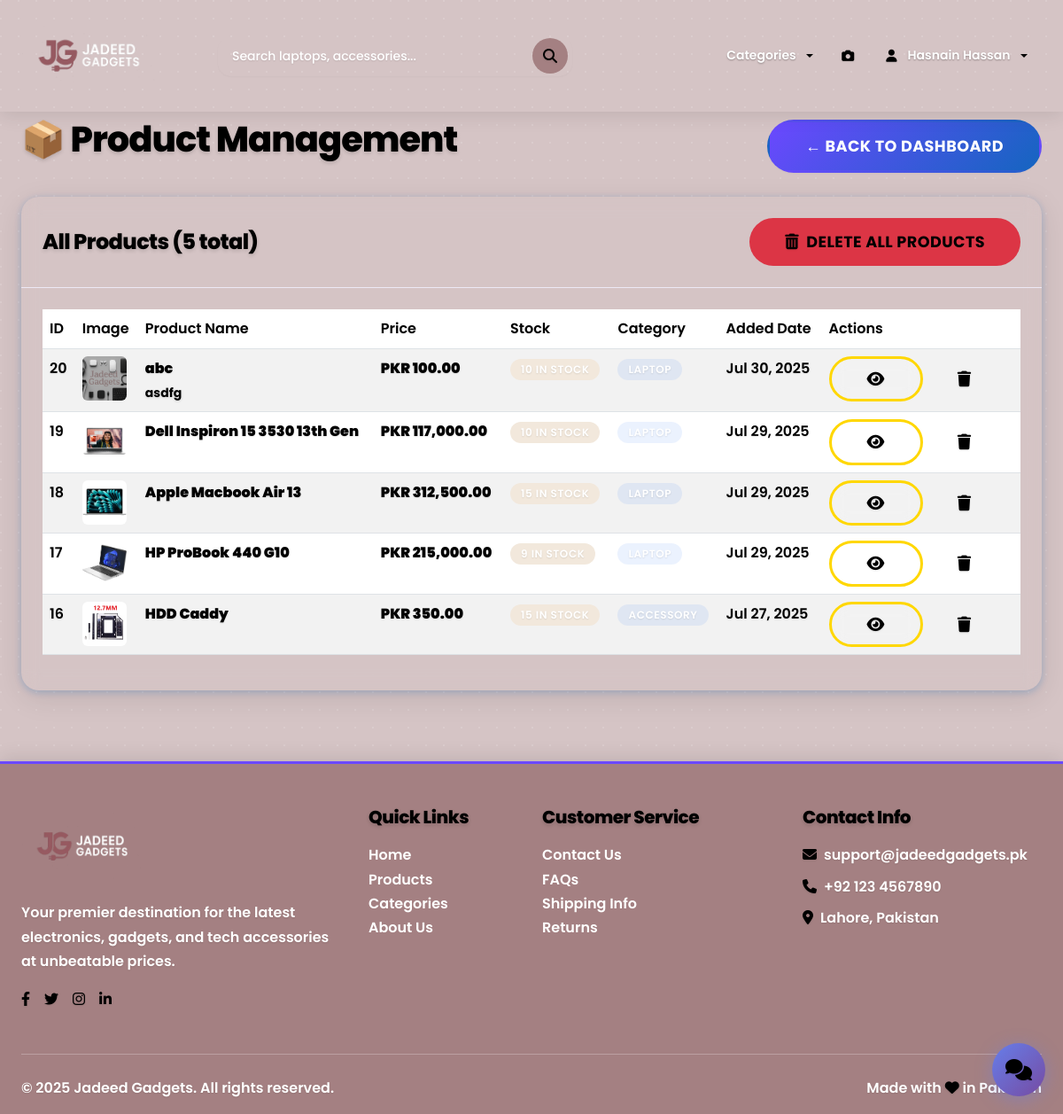
Screenshot of /accounts/admin-products/ (signed in) with the database file from the repository.
### accounts/models.py (models this page shows, shortened)
class User(AbstractUser):
    ROLE_CHOICES = [
        ('buyer', 'Buyer'),
        ('seller', 'Seller'),
        ('admin', 'Admin'),
    ]
    role = models.CharField(max_length=10, choices=ROLE_CHOICES, default='buyer')
    email = models.EmailField(unique=True)
    wishlist = models.ManyToManyField('products.Product', related_name='wishlisted_by', blank=True)

### products/models.py (models this page shows, shortened)
class Product(models.Model):
    CATEGORY_CHOICES = [
        ('laptop', 'Laptop'),
        ('accessory', 'Accessory'),
    ]
    seller = models.ForeignKey(User, on_delete=models.CASCADE, related_name='products', limit_choices_to={'role': 'seller'}, null=True, blank=True)
    name = models.CharField(max_length=100)
    description = models.TextField(blank=True)
    brand = models.CharField(max_length=50)
    price = models.DecimalField(max_digits=10, decimal_places=2)
    stock = models.PositiveIntegerField()
    ram = models.CharField(max_length=20, blank=True, help_text="e.g., 8GB, 16GB, 32GB")
    processor = models.CharField(max_length=100, blank=True, help_text="e.g., Intel Core i5, AMD Ryzen")
    storage = models.CharField(max_length=50, blank=True, help_text="e.g., 256GB SSD, 1TB HDD")
    screen_size = models.CharField(max_length=20, blank=True, help_text="e.g., 15.6 inch, 13.3 inch")
    rating = models.FloatField(default=0.0)
    review_count = models.PositiveIntegerField(default=0)
    image = models.ImageField(upload_to='product_images/')
    category = models.CharField(max_length=50, choices=CATEGORY_CHOICES)
    tags = models.CharField(max_length=255, blank=True)
    is_featured = models.BooleanField(default=False)
    is_flash_sale = models.BooleanField(default=False)
    flash_sale_end = models.DateTimeField(null=True, blank=True)
    created_at = models.DateTimeField(auto_now_add=True, null=True, blank=True)
    updated_at = models.DateTimeField(auto_now=True, null=True, blank=True)
    is_active = models.BooleanField(default=True)

### accounts/views.py (the view)
# urls.py: path('admin-products/', admin_products, name='admin_products'),
@admin_required
def admin_products(request):
    products = Product.objects.all().order_by('-id')
    return render(request, 'accounts/admin_products.html', {'products': products})

### accounts/context_processors.py (called while the page is built, shortened)
def cart_context(request):
    cart_items_count = 0
    cart_total = 0
    return {
        'cart_items_count': cart_items_count,
        'cart_total': cart_total,
        'categories': Product.CATEGORY_CHOICES,
    }

### recommendations/context_processors.py (called while the page is built, shortened)
def recommendations_context(request):
    context = {}
    if request.user.is_authenticated:
        recommended_ids = get_recommendations_for_user(request.user, n=4)
        recommended_products = Product.objects.filter(
            id__in=recommended_ids,
            is_active=True
        )[:4]
        products_dict = {p.id: p for p in recommended_products}
        context['sidebar_recommendations'] = [
            products_dict[pid] for pid in recommended_ids
            if pid in products_dict
        ][:4]
    return context

### recommendations/recommender.py (called while the page is built, shortened)
def get_recommendations_for_user(user, n=10):
    return recommendation_engine.get_recommendations(user, n)

    def load_model(self):
        model_path = Path(__file__).parent / 'recommendation_model.pkl'
        return False

    def get_popular_products(self, n=10):
        cache_key = f'popular_products_{n}'
        popular = cache.get(cache_key)
        if popular is None:
            popular = list(Product.objects.filter(is_active=True)
                         .annotate(interaction_count=Count('userinteraction'))
                         .order_by('-interaction_count', '-rating', '-created_at')[:n]
                         .values_list('id', flat=True))
            cache.set(cache_key, popular, 3600)  # Cache for 1 hour
        return popular

    def get_category_based_recommendations(self, user, n=10):
        user_interactions = UserInteraction.objects.filter(user=user)
        if not user_interactions.exists():
            return self.get_popular_products(n)

    def get_collaborative_recommendations(self, user, n=10):
        if not self.load_model():
            return self.get_category_based_recommendations(user, n)

### templates/accounts/admin_products.html (shortened to what this page needs)
{% extends 'base.html' %}
{% load humanize %}
{% block content %}
<div class="container mt-4">
    <div class="row">
        <div class="col-12">
            <div class="d-flex justify-content-between align-items-center mb-4">
                <h2>📦 Product Management</h2>
                <a href="{% url 'admin_dashboard' %}" class="btn btn-secondary">← Back to Dashboard</a>
            </div>
            <div class="card">
                <div class="card-header">
                    <div class="d-flex justify-content-between align-items-center">
                        <h5 class="mb-0">All Products ({{ products.count }} total)</h5>
                        {% if products.count > 0 %}
                            <button type="button" class="btn btn-danger btn-sm"
                                    title="Delete All Products"
                                    onclick="showDeleteAllModal()"
                                    id="deleteAllBtn">
                                <i class="fas fa-trash-alt"></i> Delete All Products
                            </button>
                        {% endif %}
                    </div>
                </div>
                <div class="card-body">
                    <div class="table-responsive">
                        <table class="table table-striped">
                            <thead>
                                <tr>
                                    <th>ID</th>
                                    <th>Image</th>
                                    <th>Product Name</th>
                                    <th>Price</th>
                                    <th>Stock</th>
                                    <th>Category</th>
                                    <th>Added Date</th>
                                    <th>Actions</th>
                                </tr>
                            </thead>
                            <tbody>
                                {% for product in products %}
                                <tr>
                                    <td>{{ product.id }}</td>
                                    <td>
                                        {% if product.image %}
                                            <img src="{{ product.image.url }}" alt="{{ product.name }}"
                                                 style="width: 50px; height: 50px; object-fit: cover;" class="rounded">
                                        {% else %}
                                            <div class="bg-light rounded d-flex align-items-center justify-content-center"
                                                 style="width: 50px; height: 50px;">
                                                <i class="fas fa-image text-muted"></i>
                                            </div>
                                        {% endif %}
                                    </td>
                                    <td>
                                        <strong>{{ product.name|truncatechars:30 }}</strong>
                                        <br>
                                        <small class="text-muted">{{ product.description|truncatechars:50 }}</small>
                                    </td>
                                    <td>
                                        <strong>PKR {{ product.price|floatformat:2|intcomma }}</strong>
                                    </td>
                                    <td>
                                        {% if product.stock == 0 %}
                                            <span class="badge badge-danger">Out of Stock</span>
                                        {% elif product.stock <= 5 %}
                                            <span class="badge badge-warning">{{ product.stock }} - Low Stock</span>
                                        {% else %}
                                            <span class="badge badge-success">{{ product.stock }} in stock</span>
                                        {% endif %}
                                    </td>
                                    <td>
                                        <span class="badge badge-info">{{ product.category|default:"Uncategorized" }}</span>
                                    </td>
                                    <td>
                                        {% if product.created_at %}
                                            {{ product.created_at|date:"M d, Y" }}
                                        {% else %}
                                            <span class="text-muted">Unknown</span>
                                        {% endif %}
                                    </td>
                                    <td>
                                        <div class="btn-group" role="group">
                                            <a href="{% url 'admin_product_detail' product.id %}" class="btn btn-sm btn-outline-primary"
                                               title="View Product Details">
                                                <i class="fas fa-eye"></i>
                                            </a>
                                            <button type="button" class="btn btn-sm btn-outline-danger"
                                                    title="Delete Product"
                                                    onclick="showDeleteModal('{{ product.id }}', '{{ product.name|escapejs }}')">
                                                <i class="fas fa-trash"></i>
                                            </button>
                                        </div>
                                    </td>
                                </tr>
                                {% empty %}
                                <tr>
                                    <td colspan="8" class="text-center text-muted">No products found.</td>
                                </tr>
                                {% endfor %}
                            </tbody>
                        </table>
                    </div>
                </div>
            </div>
        </div>
    </div>
</div>
{% endblock %}

### templates/base.html (shortened to what this page needs)
{% load static %}
<!DOCTYPE html>
<html lang="en">
<head>
    <link href="https://cdn.jsdelivr.net/npm/bootstrap@5.3.2/dist/css/bootstrap.min.css" rel="stylesheet">
    <link rel="stylesheet" href="https://cdnjs.cloudflare.com/ajax/libs/font-awesome/6.4.0/css/all.min.css">
    <link rel="stylesheet" href="{% static 'css/style.css' %}">
    <link rel="stylesheet" href="https://cdn.jsdelivr.net/npm/swiper@9/swiper-bundle.min.css">
</head>
<body>
    <nav class="navbar navbar-expand-lg navbar-light fixed-top">
        <div class="container">
            <a class="navbar-brand" href="{% url 'home' %}">
                <img src="{% static 'images/logo2.png' %}" alt="Logo" class="me-2" style="height: 100px; width: auto">
            </a>
            <div class="d-none d-lg-block mx-4 flex-grow-1">
                <form method="get" action="{% url 'home' %}" class="search-form">
                    <input type="text" name="q" value="{{ request.GET.q }}"
                           placeholder="Search laptops, accessories..." class="search-input form-control" autocomplete="off">
                    <button type="submit" class="search-btn" title="Search">
                        <i class="fas fa-search"></i>
                    </button>
                </form>
            </div>
            <div class="collapse navbar-collapse" id="navbarNav">
                <ul class="navbar-nav ms-auto align-items-center">
                    <li class="nav-item dropdown">
                        <a class="nav-link dropdown-toggle nav-link-custom" href="#" role="button"
                           data-bs-toggle="dropdown" aria-expanded="false">
                            Categories
                        </a>
                    </li>
                      <li class="nav-item">
                        <a class="nav-link nav-link-custom" href="{% url 'visual_search' %}" title="Visual Search">
                            <i class="fas fa-camera me-1"></i>
                        </a>
                    </li>
                    {% if user.is_authenticated %}
                        <li class="nav-item dropdown">
                            <a class="nav-link dropdown-toggle nav-link-custom" href="#" role="button"
                               data-bs-toggle="dropdown">
                                <i class="fas fa-user me-1"></i>{{ user.username }}
                            </a>
                        </li>
                    {% endif %}
                </ul>
            </div>
        </div>
    </nav>
    <main class="main-content">
        <div style="margin-top: 100px;">
            {% block content %}
            {% endblock %}
        </div>
    </main>
    <footer class="footer mt-5">
        <div class="container">
            <div class="row">
                <div class="col-md-4 mb-4">
                    <h5 class="mb-3">
                        <img src="{% static 'images/logo2.png' %}" alt="Logo" class="me-2" style="height: 90px; width: auto;">
                    </h5>
                    <p class="text-light">Your premier destination for the latest electronics, gadgets, and tech accessories at unbeatable prices.</p>
                    <div class="d-flex gap-3">
                        <a href="#" class="text-light"><i class="fab fa-facebook-f"></i></a>
                        <a href="#" class="text-light"><i class="fab fa-twitter"></i></a>
                        <a href="#" class="text-light"><i class="fab fa-instagram"></i></a>
                        <a href="#" class="text-light"><i class="fab fa-linkedin-in"></i></a>
                    </div>
                </div>
                <div class="col-md-2 mb-4">
                    <h6 class="mb-3">Quick Links</h6>
                    <ul class="list-unstyled">
                        <li><a href="{% url 'home' %}" class="text-light text-decoration-none">Home</a></li>
                        <li><a href="#" class="text-light text-decoration-none">Products</a></li>
                        <li><a href="#" class="text-light text-decoration-none">Categories</a></li>
                        <li><a href="#" class="text-light text-decoration-none">About Us</a></li>
                    </ul>
                </div>
                <div class="col-md-3 mb-4">
                    <h6 class="mb-3">Customer Service</h6>
                    <ul class="list-unstyled">
                        <li><a href="#" class="text-light text-decoration-none">Contact Us</a></li>
                        <li><a href="#" class="text-light text-decoration-none">FAQs</a></li>
                        <li><a href="#" class="text-light text-decoration-none">Shipping Info</a></li>
                        <li><a href="#" class="text-light text-decoration-none">Returns</a></li>
                    </ul>
                </div>
                <div class="col-md-3 mb-4">
                    <h6 class="mb-3">Contact Info</h6>
                    <p class="text-light mb-2">
                        <i class="fas fa-envelope me-2"></i>support@jadeedgadgets.pk
                    </p>
                    <p class="text-light mb-2">
                        <i class="fas fa-phone me-2"></i>+92 123 4567890
                    </p>
                    <p class="text-light mb-0">
                        <i class="fas fa-map-marker-alt me-2"></i>Lahore, Pakistan
                    </p>
                </div>
            </div>
            <hr class="my-4 text-light">
            <div class="row align-items-center">
                <div class="col-md-6">
                    <p class="text-light mb-0">&copy; 2025 Jadeed Gadgets. All rights reserved.</p>
                </div>
                <div class="col-md-6 text-md-end">
                    <p class="text-light mb-0">Made with <i class="fas fa-heart text-danger"></i> in Pakistan</p>
                </div>
            </div>
        </div>
    </footer>
    {% include 'chatbot/chatbox_fixed.html' %}
</body>
</html>

### rows the page displays
User: username "Hasnain Hassan"
Product: id "20", image (picture), name "abc", description "asdfg", price "100.00", stock "10", category "LAPTOP", created_at "Jul 30, 2025"
Product: id "19", image (picture), name "Dell Inspiron 15 3530 13th Gen", price "117,000.00", stock "10", category "LAPTOP", created_at "Jul 29, 2025"
Product: id "18", image (picture), name "Apple Macbook Air 13", price "312,500.00", stock "15", category "LAPTOP", created_at "Jul 29, 2025"
Product: id "17", image (picture), name "HP ProBook 440 G10", price "215,000.00", stock "9", category "LAPTOP", created_at "Jul 29, 2025"
Product: id "16", image (picture), name "HDD Caddy", price "350.00", stock "15", category "ACCESSORY", created_at "Jul 27, 2025"

### other values shown
{{ products.count }} "5"
